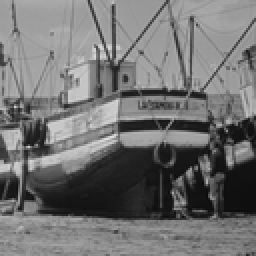
%> input picture test5.bmp, 128 x 128 px, shrunk from 400 x 400 before the run (shown 2 times larger)
$ octave MAIN.m   (GNU Octave 9; MATLAB toolbox functions it lacks are replaced by stand-ins)
%> lines starting %> are read from the running program, lines starting %| are printed output that depends on the picture
### mean_n.m
function s1= mean_n (image)
%function to compute local mean values

i = image;
[si1 si2] = size(i);

mask = [1 1 1; 1 1 1; 1 1 1];
result = conv2(mask,i);
s = result./9;

%remove extra values from convolved matrix
s1 = s(2:si1+1,2:si2+1);

### similarity.m
%%%%%%%%%%%%%%%%%%%%%%%%%%%%%%%%%%%%%%%%%%%%%%%%%%%%%%%%%%%%%%%%%%%%%%%%%%
% All rights reserved.
% This work should only be used for nonprofit purposes.
% Please cite the paper when you use this code:
% KATIRCIO蠰U, F., & C軳G軿, Z. (2020). A Novel Gray Image Enhancement
% Using the Regional Similarity Transformation Function and Dragonfly Algorithm.
% El-Cezeri Journal of Science and Engineering, 7(3), 1201-1219.
%
% AUTHOR:
%     Ferzan Kat齬c齩餷u,Duzce University, TURKEY.
%     email:katirciogluferzan@gmail.com
%%%%%%%%%%%%%%%%%%%%%%%%%%%%%%%%%%%%%%%%%%%%%%%%%%%%%%%%%%%%%%%%%%%%%%%%%%

function [S]= similarity(x)


[xlen ylen] =size(x);

S=zeros(xlen, ylen);

for i=2:1:xlen-1
    for j=2:1:ylen-1

            %--------------------------------------------------------
        %Getting the values in the mask
        maskGray=zeros(1,9) ;
        resim=zeros(1,9) ;
          for b=1:9;
          [m]=ikomsu(b,i);
          [n]=jkomsu(b,j);
          [res]=resimdemi(m,n,xlen,ylen);
          resim(b)=res;
                        if(resim(b)==1)
                            gray= x(m,n);
                            maskGray (b) =gray;
                        else
                            maskGray (b) =0;
                        end
          end
  % Distance and similarity are calculated between 9 pixels in the mask and the result is determined.
       DN=150;
       sim=0;
       sum=0;
      for b=1:9
                   sim (b)=similarity1(maskGray(b),maskGray(9),DN);
                   sum=sim(b)+sum;
      end
         %---------------------------------------------------------


          S(i,j)=sum/9;


    end
end


end
%------------------------------------------------------------------------
%FUNCTIONS
%-----------------------------------------------------------------------
% [83 lines left out: functions resimdemi, ikomsu, jkomsu, similarity1, not called in this run]

### std_n.m
function s = std_n (image, mn)
%function to compute local standard devaiation matrix of input image

i = image;
s = size (i);

%append values to get matrix to desired size for convolution
vr = zeros(1,s(2));
i1 =[vr;i;vr];
s2 = size(i1);
vc=zeros(s2(1),1);
i1=[vc i1 vc];

mn1 =[vr;mn;vr];
mn1=[vc mn1 vc];
i11 = zeros(size(i1));

%compute standard deviation
for lx=2:s(1)+1
    for ly=2:s(2)+1
       aa = i1(lx-1:lx+1,ly-1:ly+1);
       a1 = aa-(repmat(mn1(lx,ly),3,3));
       a1 = a1.^2;
       am = mean(a1(:));
       i11(lx,ly) = am.^0.5;
    end
end

%remove appended values to get original size matrix
s =  i11(2:s(1)+1,2:s(2)+1);


### MAIN.m
%%%%%%%%%%%%%%%%%%%%%%%%%%%%%%%%%%%%%%%%%%%%%%%%%%%%%%%%%%%%%%%%%%%%%%%%%%
% All rights reserved.
% This work should only be used for nonprofit purposes.
% Please cite the paper when you use this code:
% KATIRCIO蠰U, F., & C軳G軿, Z. (2020). A Novel Gray Image Enhancement
% Using the Regional Similarity Transformation Function and Dragonfly Algorithm.
% El-Cezeri Journal of Science and Engineering, 7(3), 1201-1219.
%
% AUTHOR:
%     Ferzan Kat齬c齩餷u,Duzce University, TURKEY.
%     email:katirciogluferzan@gmail.com
%%%%%%%%%%%%%%%%%%%%%%%%%%%%%%%%%%%%%%%%%%%%%%%%%%%%%%%%%%%%%%%%%%%%%%%%%%
%THIS IS A DEMO FOR NOVEL IMAGE ENHANCEMENT USING GRAV軹AT軴NAL SEARCH ALGORITHM
clc;
clear all;
close all;

%READ IMAGE
i=imread('test5.bmp');
%> i is the input picture: size 128x128 uint8; min 10, max 223, mean 113.7
i=imresize(i,1);

%--------------------------------------------------------------------------
%GLOBAL MEAN
frekans=zeros(256,1);

% It records by counting how many times each pixel value is.

for k=1:size(i,1)
    for l=1:size(i,2)

        value=i(k,l);
       frekans(value+1)=frekans(value+1)+1;

    end
end
%> after the loop, frekans = 256 values, max 369 at index 159, min 0 at index 1, mean 64
deger=max(frekans);
%> deger = 369
for k=1:256
    if deger==frekans(k)
        D=k;
    end
end
%> after the loop, D = 159
D=double(D/255);
%> D = 0.624
image = im2double(i);
global_mean = D;
%> global_mean = 0.624
%--------------------------------------------------------------------------
% LOCAL MEAN
Bmean = mean_n(image);
%> in mean_n, `result = conv2(mask,i);`:
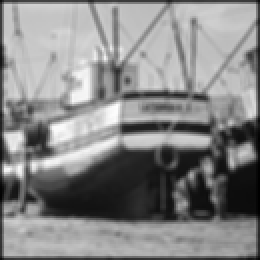
%> result: size 130x130 double (shown 2 times larger); min 0.176, max 7.19, mean 3.89; drawn with min black and max white
%> in mean_n, `s = result./9;`:
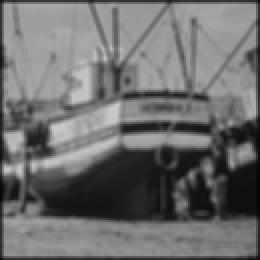
%> s: size 130x130 double (shown 2 times larger); min 0.0196, max 0.799, mean 0.432
%> in mean_n, `s1 = s(2:si1+1,2:si2+1);`:
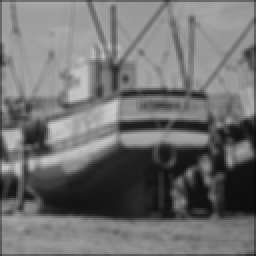
%> s1: size 128x128 double (shown 2 times larger); min 0.0392, max 0.799, mean 0.441
%--------------------------------------------------------------------------
%SIMILARITY
[S]=similarity(i);
%> after the loop in similarity, `for i=2:1:xlen-1`:
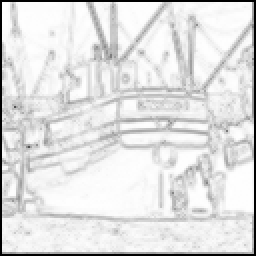
%> S: size 128x128 double (shown 2 times larger); min 0, max 1, mean 0.88
%> after the loop in similarity, `for i=2:1:xlen-1`: gray = 58; maskGray = [113 96 0 118 0 0 0 0 58]; resim = [1 1 0 1 0 0 0 0 1]; sim = [0.633 0.747 0.613 0.6 0.613 0.613 0.613 0.613 1]
B=double(S);
%--------------------------
C = std_n(image,Bmean);
%> in std_n, `i1 =[vr;i;vr];`:
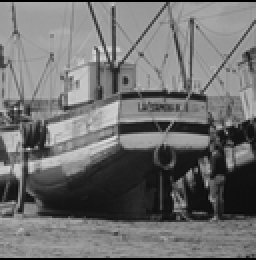
%> i1: size 130x128 double (shown 2 times larger); min 0, max 0.875, mean 0.439
%> in std_n, `i1=[vc i1 vc];`:
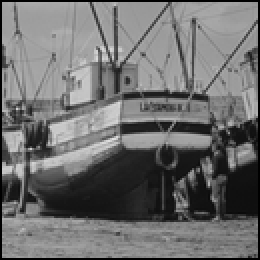
%> i1: size 130x130 double (shown 2 times larger); min 0, max 0.875, mean 0.432
%> in std_n, `mn1=[vc mn1 vc];`:
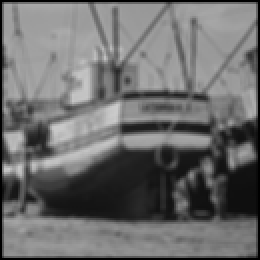
%> mn1: size 130x130 double (shown 2 times larger); min 0, max 0.799, mean 0.427
%> (the run ends here)
